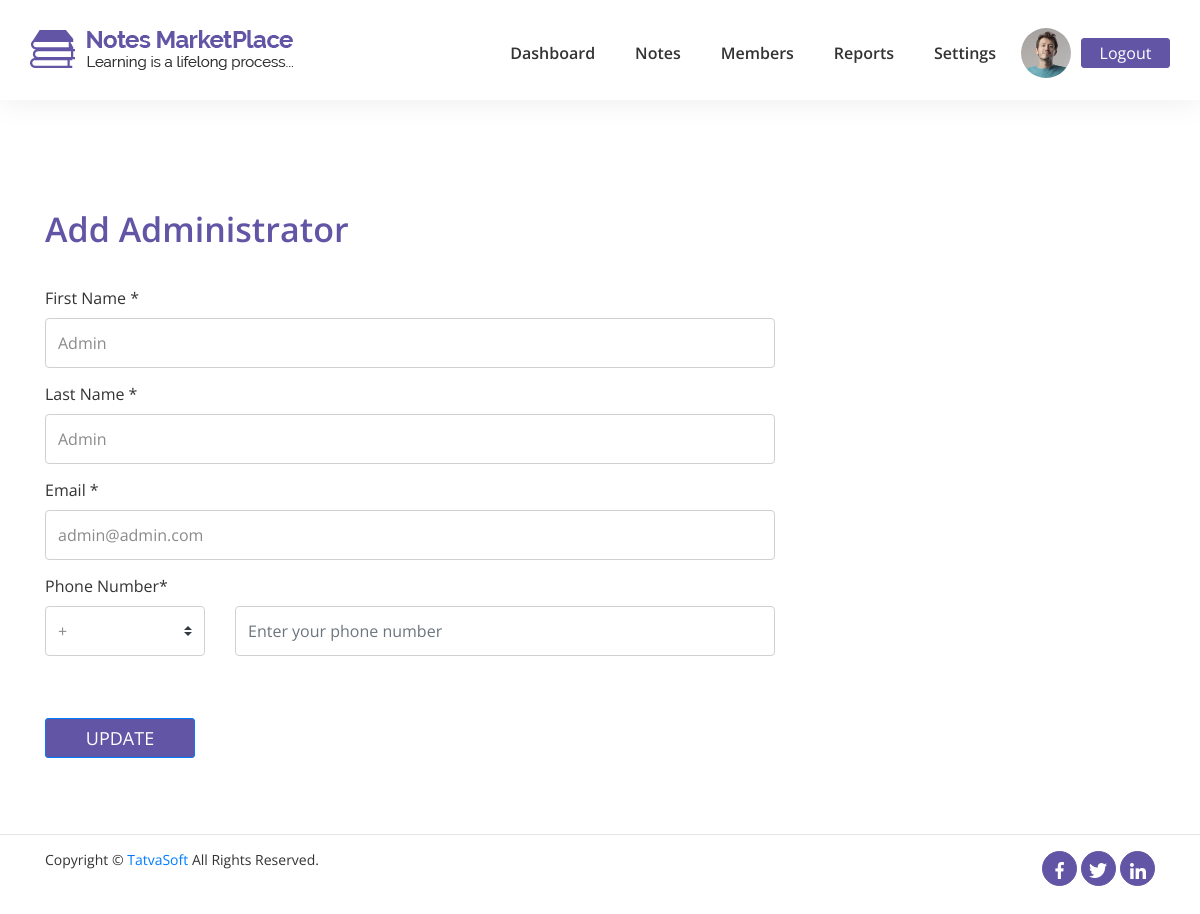
The app's page /admin/add_administrator.php?editadmin=70 (signed in), older data.
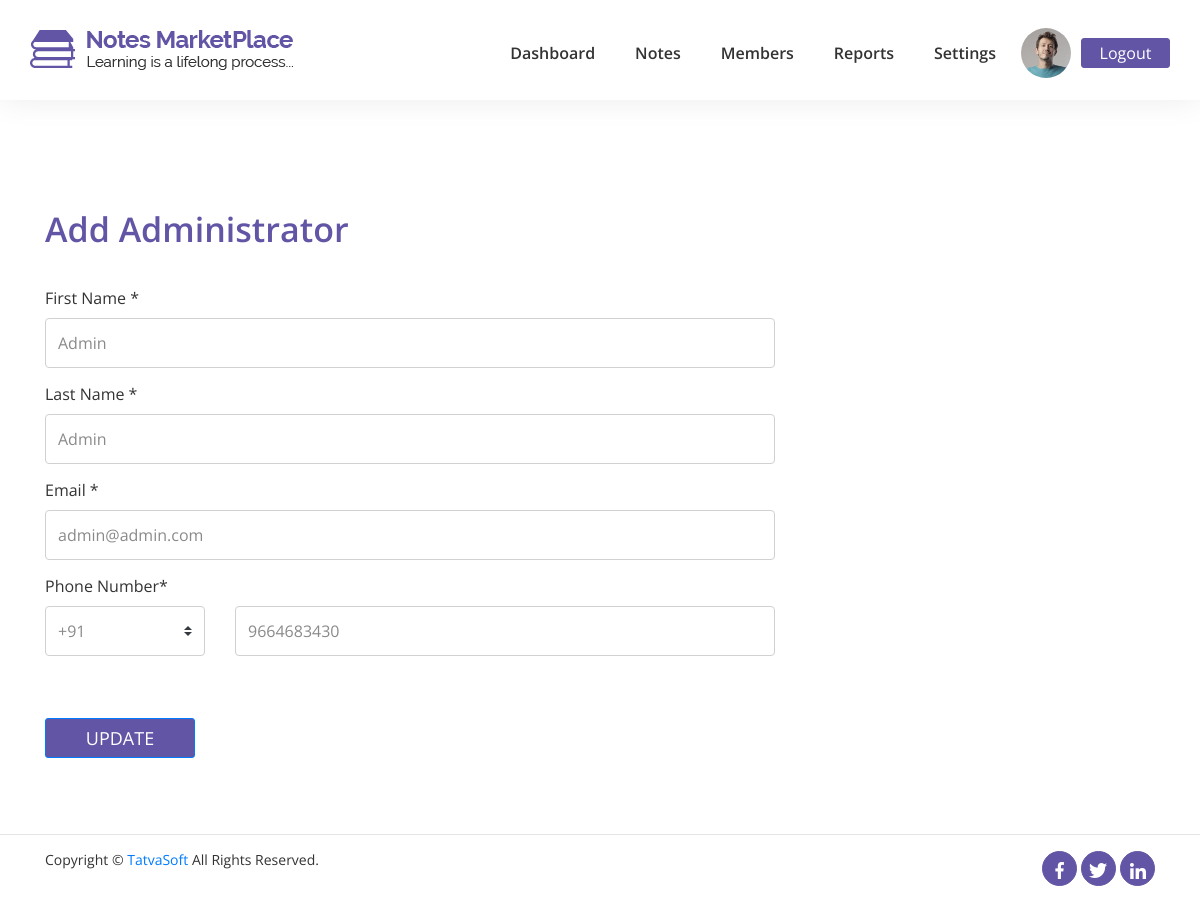
The same page, newer data.
### tables this page shows
CREATE TABLE `userprofile` (
  `ID` int(11) NOT NULL,
  `UserID` int(11) NOT NULL,
  `DOB` datetime DEFAULT NULL,
  `Gender` int(11) DEFAULT NULL,
  `SecondaryEmailAddress` varchar(100) DEFAULT NULL,
  `PhoneNumber_CountryCode` varchar(5) NOT NULL,
  `PhoneNumber` varchar(20) NOT NULL,
  `ProfilePicture` varchar(500) DEFAULT NULL,
  `AddressLine1` varchar(100) NOT NULL,
  `AddressLine2` varchar(100) NOT NULL,
  `City` varchar(50) NOT NULL,
  `State` varchar(50) NOT NULL,
  `ZipCode` varchar(50) NOT NULL,
  `Country` varchar(50) NOT NULL,
  `University` varchar(100) DEFAULT NULL,
  `College` varchar(100) DEFAULT NULL,
  `CreatedDate` datetime DEFAULT current_timestamp(),
  `CreatedBy` int(11) DEFAULT NULL,
  `ModifiedDate` datetime DEFAULT NULL,
  `ModifiedBy` int(11) DEFAULT NULL,
  `IsActive` bit(1) NOT NULL DEFAULT b'1'
);

CREATE TABLE `countries` (
  `ID` int(11) NOT NULL,
  `Name` varchar(100) NOT NULL,
  `CountryCode` varchar(100) NOT NULL,
  `CreatedDate` datetime DEFAULT current_timestamp(),
  `CreatedBy` int(11) DEFAULT NULL,
  `ModifiedDate` datetime DEFAULT NULL,
  `ModifiedBy` int(11) DEFAULT NULL,
  `IsActive` bit(1) NOT NULL DEFAULT b'1'
);

### admin/add_administrator.php (the view, shortened to what this page needs)
<?php
include '../php/dbcon.php';
if(isset($_GET['editadmin'])){
    $user = $_GET['editadmin'];
    $selec = mysqli_query($con,"select * from users where ID=$user");
    $res_u = mysqli_fetch_assoc($selec);
    $selecp = mysqli_query($con,"select PhoneNumber_CountryCode as cc,PhoneNumber as phone from userprofile where UserID=$user");
    $res_p=mysqli_fetch_assoc($selecp);
}
        ?>
<!DOCTYPE html>
<html lang="en">
<?php include '../php/front-header-admin.php'; ?>
    <div class="container form-wrap">
        <form method="post" action="<?php echo htmlentities($_SERVER['PHP_SELF']); ?>">
            <div class="user-heading">
                <h3>Add Administrator</h3>
            </div>
            <div class="row">
                <div class="col-md-8">
                    <div class="form-group">
                        <label for="exampleInputfname">First Name *</label>
                        <input type="text" class="form-control" id="exampleInputfname" placeholder="Enter your first name" pattern="[a-zA-Z]{3,}" title="At least three letters Required and all character must be alphabets" required name="fname" <?php if(isset($_GET['editadmin'])){echo 'Value='.$res_u['FirstName'];} ?>  >
                    </div>
                    <div class="form-group">
                        <label for="exampleInputlname">Last Name *</label>
                        <input type="text" class="form-control" id="exampleInputlname" placeholder="Enter your last name" pattern="[a-zA-Z]{3,}" title="At least three letters Required and all character must be alphabets" required name="lname" <?php if(isset($_GET['editadmin'])){echo 'Value='.$res_u['LastName'];} ?> >
                    </div>
                    <div class="form-group">
                        <label for="exampleInputEmail1">Email *</label>
                        <input type="email" class="form-control" id="exampleInputEmail1" aria-describedby="emailHelp" placeholder="Enter your email address" name="email" <?php if(isset($_GET['editadmin'])){echo 'Value='.$res_u['EmailID'];} ?> >
                    </div>
                    <div class="form-group col-md-12" style="padding: 0;">
                        <label for="exampleInputfname">Phone Number*</label>
                        <div class="row">
                            <div class="col-md-3" style="width: 30%;">
                            <div class="input-group mb-3">
                                <select class="custom-select" id="inputGroupSelect01" name="ccode" required>
                                   <option value="">+</option>
                                    <?php
                                    $country = "select * from countries where IsActive=1";
                                    $countryquery = mysqli_query($con,$country);
                                    $countryrows = mysqli_num_rows($countryquery);
                                    for($i=1;$i<=$countryrows;$i++){
                                    $countryrow = mysqli_fetch_array($countryquery);
                                        ?>
                                        <option value="<?php echo $countryrow['CountryCode'] ?>" <?php if(isset($_GET['editadmin'])){if($countryrow['CountryCode']==$res_p['cc']){echo "selected";}} ?> ><?php echo $countryrow['CountryCode'] ?></option>
                                        <?php
                                    }
                                    ?>
                                </select>
                            </div>
                        </div>
                            <div class="col-md-9" style="width: 70%;">
                                <input type="text" class="form-control" id="exampleInputlname" placeholder="Enter your phone number" pattern="[0-9]{10}" title="Phone number must have 10 digits" required name="phone" <?php if(isset($_GET['editadmin'])){echo 'Value='.$res_p['phone'];} ?>>
                            </div>
                        </div>
                    </div>
                </div>
            </div>
            <button type="submit" class="btn btn-primary m-top-30 m-bottom-60" id="submit-btn-user" name="<?php if(isset($_GET['editadmin'])){echo "update";}
            else{echo "submit";}?>">
            <?php if(isset($_GET['editadmin'])){echo "UPDATE";}
            else{echo "SUBMIT";}?></button>
        </form>
    </div>
 <?php include '../php/footer.php'; ?>
</html>

Row changes from the older to the newer data that the page shows:
added userprofile: ccode "+91", phone "9664683430"
Text that changed along with them:
form field ccode: "+" → (not shown)
